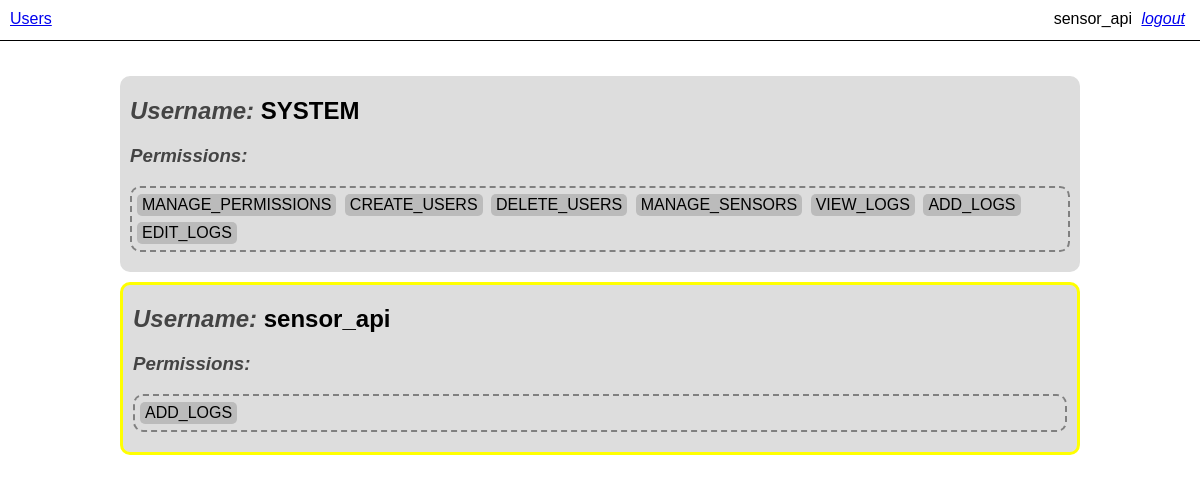
Screenshot of /users/ (signed in) with the database file from the repository.
### tables this page shows
CREATE TABLE 'users' (
'id' INTEGER DEFAULT NULL PRIMARY KEY AUTOINCREMENT,
'username' TEXT DEFAULT NULL UNIQUE,
'password_hash' TEXT DEFAULT NULL
);

CREATE TABLE 'permissions' (
'id' INTEGER DEFAULT NULL PRIMARY KEY AUTOINCREMENT,
'permission_name' INTEGER DEFAULT NULL UNIQUE
);

### admin/panels.py (the view)
@admin_bp.route('/users/')
@authenticate()
def user_control():
    users = []
    for user_id, user_name in get_all_users():
        users.append([user_name, [perm[0] for perm in get_user_permissions(user_id)]])
    permissions = get_all_permissions()
    return render_template('users.html',
        users = users,
        permissions = permissions,
        canCreateUsers = user_has_permission(session['userid'], get_permissionid("CREATE_USERS")),
        canRemoveUsers = user_has_permission(session['userid'], get_permissionid("DELETE_USERS")),
        canManagePerms = user_has_permission(session['userid'], get_permissionid("MANAGE_PERMISSIONS")),
        username = get_user_info(session['userid'])[1]
    )

### api/permissions.py (called while the page is built)
def get_all_permissions():
    with sqlite3.connect(DATABASE_PATH) as con:
        cur = con.cursor()
        cur.execute("SELECT permission_name FROM permissions")
        permissions = cur.fetchall()
    return [perm[0] for perm in permissions]

def get_permissionid(permission_name):
    with sqlite3.connect(DATABASE_PATH) as con:
        cur = con.cursor()
        cur.execute("SELECT id FROM permissions WHERE permission_name = ?", [permission_name])
        id = cur.fetchone()
    if id:
        return id[0]
    else: return None

### api/user_permissions.py (called while the page is built)
def user_has_permission(userID, permissionID):
    with sqlite3.connect(DATABASE_PATH) as con:
        cur = con.cursor()
        cur.execute("SELECT * FROM user_permissions WHERE user_id = ? AND permission_id = ?", [userID, permissionID])
        result = cur.fetchone()
    if result:
        return True
    else:
        return False

def get_user_permissions(userID):
    with sqlite3.connect(DATABASE_PATH) as con:
        cur = con.cursor()
        cur.execute("SELECT permission_name FROM user_permissions INNER JOIN permissions ON permissions.id = permission_id WHERE user_id = ?", [userID])
        result = cur.fetchall()
    return result

### api/users.py (called while the page is built)
def get_username(userid):
    print(userid)
    with sqlite3.connect(DATABASE_PATH) as con:
        cur = con.cursor()
        cur.execute("SELECT username FROM users WHERE id = ?", [userid])
        name = cur.fetchone()
    return name[0]

def get_user_info(user_id):
    with sqlite3.connect(DATABASE_PATH) as con:
        cur = con.cursor()
        cur.execute("SELECT id, username FROM users WHERE id = ?", [user_id])
        info = cur.fetchone()
    return info

def get_all_users():
    with sqlite3.connect(DATABASE_PATH) as con:
        cur = con.cursor()
        cur.execute("SELECT id, username FROM users")
        results = cur.fetchall()
    return results

### user/auth.py (called while the page is built)
def user_has_permissions(userID, permissionIDs, mode='all'):
    with sqlite3.connect(DATABASE_PATH) as con:
        cur = con.cursor()
        statement = "SELECT COUNT() FROM user_permissions WHERE user_id = ? AND permission_id IN ("+("?,"*len(permissionIDs))[:-1]+")"
        cur.execute(statement, [userID]+permissionIDs)
        result = cur.fetchone()[0]
        if mode == 'any':
            return result > 0
        if mode == 'all':
            return result == len(permissionIDs)

### admin/templates/users.html (shortened to what this page needs)
{% extends 'layout.html' %}
{% block body %}
<div id="userlist">
    {% for username, permissions in users %}
    <div class="user" id="user_{{username}}">
        <h2>
            <i>Username:</i>
            {{username}}
        </h2>
        <h3><i>Permissions:</i></h3>
        <div class="permission_list">
            <span>
            {% for permission in permissions %}
                <span class="permission" data-name="{{permission}}">{{permission}} <button class="delperm" onclick="delperm(this)">❌</button></span>
            {% endfor %}</span>
        </div>
    </div>
    {% endfor %}
</div>
{% endblock %}

### templates/layout.html (shortened to what this page needs)
<!DOCTYPE HTML>
<html lang="en">
  <head>
  </head>
  <body>
    <nav>
      <div>
        <ul>
          {%if 'userid' in session%}<li><a href="/users/">Users</a></li>{%endif%}
        </ul>
      </div>
      <div class="user_fields">
        <ul>
          {%if 'userid' in session%}<li>{{session['userid']|get_username}}</li>
          {%else%}<li><em>guest</em></li>{%endif%}
          {%if 'userid' in session%}<li><em><a href="/logout/">logout</a></em></li>{%endif%}
        </ul>
      </div>
    </nav>
    <br><br>
    <main>
    {% block body %}
    {% endblock %}
    </main>
  </body>
</html>

### templates/layout.html (style rules this page uses)
body { margin: 0; font-family: Helvetica, Calibri, Arial, sans-serif; }
nav { width: 100%; height: 40px; position: fixed; top: 0; background-color: white; border-bottom: black 1px solid; }
nav .user_fields { display:block; float:right; margin-left: auto; }
nav div { padding: 10px; float: left; }
nav ul { list-style: none; margin: 0; padding: 0; display: inline; }
nav li { display: inline-block; margin-right: 5px; }
nav .user_fields li { margin: 0 5px 0 0; }
main { margin: 10px; }

### rows the page displays
users: userid|get_username "sensor_api", username "sensor_api"
users: username "SYSTEM"
permissions: permission_name "MANAGE_PERMISSIONS"
permissions: permission_name "CREATE_USERS"
permissions: permission_name "DELETE_USERS"
permissions: permission_name "MANAGE_SENSORS"
permissions: permission_name "VIEW_LOGS"
permissions: permission_name "ADD_LOGS"
permissions: permission_name "EDIT_LOGS"
